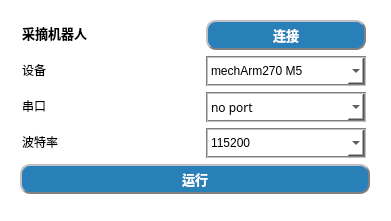
   <widget class="QFrame" name="frame_3">
    <property name="geometry">
     <rect>
      <x>20</x>
      <y>240</y>
      <width>391</width>
      <height>221</height>
     </rect>
    </property>
    <property name="autoFillBackground">
     <bool>false</bool>
    </property>
    <property name="styleSheet">
     <string notr="true">background-color: rgb(255, 255, 255);
border-radius:10px;
border-style:outset;</string>
    </property>
    <property name="frameShape">
     <enum>QFrame::StyledPanel</enum>
    </property>
    <property name="frameShadow">
     <enum>QFrame::Raised</enum>
    </property>
    <widget class="QWidget" name="formLayoutWidget">
     <property name="geometry">
      <rect>
       <x>20</x>
       <y>20</y>
       <width>351</width>
       <height>181</height>
      </rect>
     </property>
     <layout class="QFormLayout" name="formLayout_5">
      <item row="0" column="0">
       <widget class="QLineEdit" name="lineEdit_13">
        <property name="minimumSize">
         <size>
          <width>180</width>
          <height>30</height>
         </size>
        </property>
        <property name="maximumSize">
         <size>
          <width>180</width>
          <height>30</height>
         </size>
        </property>
        <property name="font">
         <font>
          <family>微软雅黑</family>
          <pointsize>10</pointsize>
          <weight>75</weight>
          <italic>false</italic>
          <bold>true</bold>
          <kerning>false</kerning>
         </font>
        </property>
        <property name="styleSheet">
         <string notr="true">color: rgb(0, 0, 0);</string>
        </property>
        <property name="text">
         <string notr="true">采摘机器人</string>
        </property>
        <property name="maxLength">
         <number>80</number>
        </property>
        <property name="frame">
         <bool>false</bool>
        </property>
        <property name="dragEnabled">
         <bool>false</bool>
        </property>
        <property name="readOnly">
         <bool>true</bool>
        </property>
       </widget>
      </item>
      <item row="1" column="0">
       <widget class="QLineEdit" name="lineEdit_17">
        <property name="minimumSize">
         <size>
          <width>180</width>
          <height>30</height>
         </size>
        </property>
        <property name="maximumSize">
         <size>
          <width>180</width>
          <height>30</height>
         </size>
        </property>
        <property name="font">
         <font>
          <family>宋体</family>
          <pointsize>9</pointsize>
          <weight>50</weight>
          <bold>false</bold>
         </font>
        </property>
        <property name="styleSheet">
         <string notr="true">color: rgb(0, 0, 0);</string>
        </property>
        <property name="text">
         <string>设备</string>
        </property>
        <property name="frame">
         <bool>false</bool>
        </property>
       </widget>
      </item>
      <item row="1" column="1">
       <widget class="QComboBox" name="comboBox_R1device">
        <property name="minimumSize">
         <size>
          <width>160</width>
          <height>30</height>
         </size>
        </property>
        <property name="maximumSize">
         <size>
          <width>160</width>
          <height>30</height>
         </size>
        </property>
        <property name="styleSheet">
         <string notr="true">color: rgb(0, 0, 0);
border-style:inset;
border:2px groove gray;
border-radius:0px;</string>
        </property>
        <item>
         <property name="text">
          <string>mechArm270 M5</string>
         </property>
        </item>
       </widget>
      </item>
      <item row="2" column="0">
       <widget class="QLineEdit" name="lineEdit_16">
        <property name="minimumSize">
         <size>
          <width>180</width>
          <height>30</height>
         </size>
        </property>
        <property name="maximumSize">
         <size>
          <width>160</width>
          <height>30</height>
         </size>
        </property>
        <property name="font">
         <font>
          <family>宋体</family>
          <pointsize>9</pointsize>
          <weight>50</weight>
          <bold>false</bold>
         </font>
        </property>
        <property name="styleSheet">
         <string notr="true">color: rgb(0, 0, 0);</string>
        </property>
        <property name="text">
         <string>串口</string>
        </property>
        <property name="frame">
         <bool>false</bool>
        </property>
       </widget>
      </item>
      <item row="2" column="1">
       <widget class="QComboBox" name="comboBox_R1port">
        <property name="minimumSize">
         <size>
          <width>160</width>
          <height>30</height>
         </size>
        </property>
        <property name="maximumSize">
         <size>
          <width>160</width>
          <height>30</height>
         </size>
        </property>
        <property name="font">
         <font>
          <family>宋体</family>
          <pointsize>9</pointsize>
          <weight>50</weight>
          <bold>false</bold>
         </font>
        </property>
        <property name="styleSheet">
         <string notr="true">color: rgb(0, 0, 0);
border-style:inset;
border:2px groove gray;
border-radius:0px;</string>
        </property>
        <item>
         <property name="text">
          <string>no port</string>
         </property>
        </item>
       </widget>
      </item>
      <item row="3" column="0">
       <widget class="QLineEdit" name="lineEdit_18">
        <property name="minimumSize">
         <size>
          <width>180</width>
          <height>30</height>
         </size>
        </property>
        <property name="maximumSize">
         <size>
          <width>180</width>
          <height>30</height>
         </size>
        </property>
        <property name="font">
         <font>
          <family>宋体</family>
          <pointsize>9</pointsize>
          <weight>50</weight>
          <bold>false</bold>
         </font>
        </property>
        <property name="styleSheet">
         <string notr="true">color: rgb(0, 0, 0);</string>
        </property>
        <property name="text">
         <string>波特率</string>
        </property>
        <property name="frame">
         <bool>false</bool>
        </property>
       </widget>
      </item>
      <item row="3" column="1">
       <widget class="QComboBox" name="comboBox_R1baud">
        <property name="minimumSize">
         <size>
          <width>150</width>
          <height>30</height>
         </size>
        </property>
        <property name="maximumSize">
         <size>
          <width>160</width>
          <height>30</height>
         </size>
        </property>
        <property name="styleSheet">
         <string notr="true">color: rgb(0, 0, 0);
border-style:inset;
border:2px groove gray;
border-radius:0px;</string>
        </property>
        <item>
         <property name="text">
          <string>115200</string>
         </property>
        </item>
        <item>
         <property name="text">
          <string>1000000</string>
         </property>
        </item>
       </widget>
      </item>
      <item row="4" column="0" colspan="2">
       <widget class="QPushButton" name="pushButton_R1run">
        <property name="minimumSize">
         <size>
          <width>310</width>
          <height>30</height>
         </size>
        </property>
        <property name="maximumSize">
         <size>
          <width>350</width>
          <height>30</height>
         </size>
        </property>
        <property name="font">
         <font>
          <family>微软雅黑</family>
          <pointsize>10</pointsize>
          <weight>75</weight>
          <bold>true</bold>
         </font>
        </property>
        <property name="layoutDirection">
         <enum>Qt::RightToLeft</enum>
        </property>
        <property name="autoFillBackground">
         <bool>false</bool>
        </property>
        <property name="styleSheet">
         <string notr="true">background-color: rgb(41, 128, 185);
color: rgb(255, 255, 255);
border-radius:10px;
border:2px groove gray;
border-style:outset;</string>
        </property>
        <property name="text">
         <string>运行</string>
        </property>
       </widget>
      </item>
      <item row="0" column="1">
       <widget class="QPushButton" name="pushButton_R1Connect">
        <property name="minimumSize">
         <size>
          <width>160</width>
          <height>30</height>
         </size>
        </property>
        <property name="maximumSize">
         <size>
          <width>160</width>
          <height>30</height>
         </size>
        </property>
        <property name="font">
         <font>
          <family>微软雅黑</family>
          <pointsize>10</pointsize>
          <weight>75</weight>
          <bold>true</bold>
         </font>
        </property>
        <property name="autoFillBackground">
         <bool>false</bool>
        </property>
        <property name="styleSheet">
         <string notr="true">background-color: rgb(41, 128, 185);
color: rgb(255, 255, 255);
border-radius:10px;
border:2px groove gray;
border-style:outset;</string>
        </property>
        <property name="text">
         <string>连接</string>
        </property>
        <property name="iconSize">
         <size>
          <width>40</width>
          <height>30</height>
         </size>
        </property>
        <property name="autoDefault">
         <bool>false</bool>
        </property>
        <property name="flat">
         <bool>false</bool>
        </property>
       </widget>
      </item>
     </layout>
    </widget>
   </widget>
